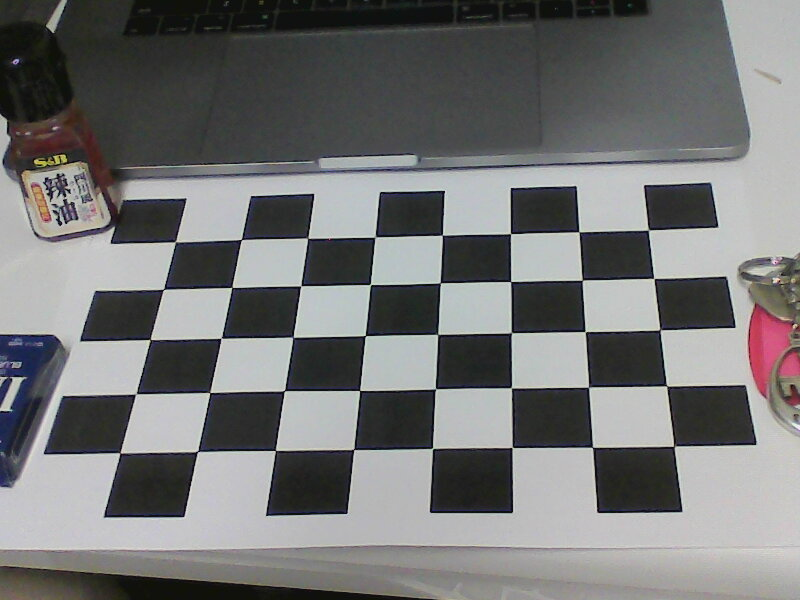
#> input picture calibration_images/2020-02-09-195455.jpg, 800 x 600 px; its folder holds 4 pictures in this run
$ python PoseEstimation.py calibration_images/2020-02-09-195455.jpg
#> lines starting #> are read from the running program, lines starting #| are printed output that depends on the picture

import numpy as np
import cv2
import cv2.aruco as aruco
import glob
import sys

if len(sys.argv) < 2:
    print("Usage: ./PoseEsimation <image_path> ... <image_path>")
    print("There are images for testing in test_images folder")
    sys.exit()

image_paths_test = sys.argv[1:]

####---------------------- CALIBRATION ---------------------------
#### Calibrate the camera with images in calibration_images folder

# max_iteration = 100
# epsilon = 0.0001
# because we want more accuracy
criteria = (cv2.TERM_CRITERIA_EPS + cv2.TERM_CRITERIA_MAX_ITER, 100, 0.0001)

# size of the chessboard (number of the inner conrners) and the board length of a single square
chessboard_size = [8,5,0.03]
# size of the marker, to get the tvec
marker_size = 0.125

# provide the coordinate of the corner in 3d space
object_points = np.zeros((chessboard_size[0]*chessboard_size[1],3), np.float32)
object_points[:,:2] = np.mgrid[0:chessboard_size[0],0:chessboard_size[1]].T.reshape(-1,2)*chessboard_size[2]

# arrays to store object points and image points from all the images.
points_3d = [] # 3d point in real world space
points_2d = [] # 2d points in image plane.

# iterating through all calibration imagesin the folder
image_paths = glob.glob('calibration_images/*.jpg')
if len(image_paths)==0:
    print("Cannot find calibration files.")
    print("Please make sure 'calibration_images' folder is in the same directory.")
    sys.exit()

for fname in image_paths:

    image = cv2.imread(fname)
#> image is the input picture: shape (600, 800, 3); mean B, G, R 116.2, 116.2, 115.8
    # convert into gray image
    image_gray = cv2.cvtColor(image,cv2.COLOR_BGR2GRAY)
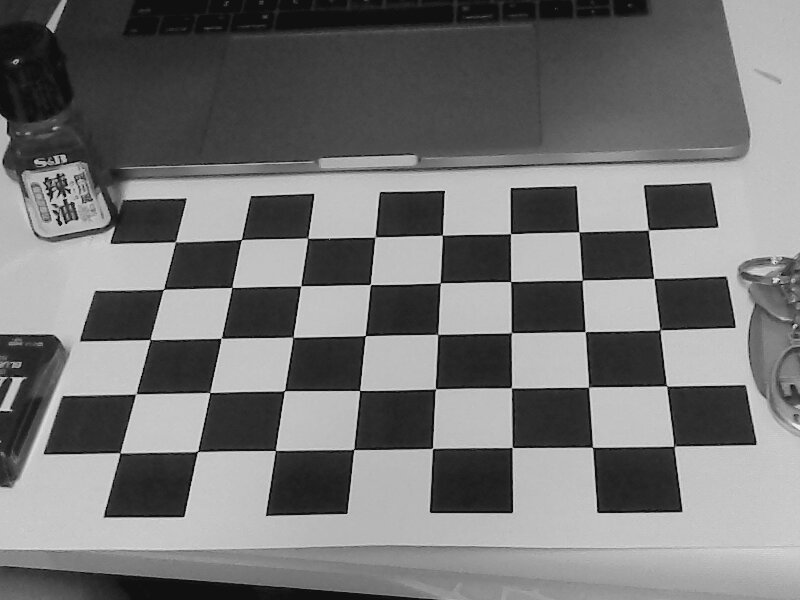
#> image_gray: shape (600, 800); min 1, max 244, mean 116.1

    # look for corners
    is_pattern_found, corners = cv2.findChessboardCorners(image_gray, (chessboard_size[0],chessboard_size[1]),None)
#> is_pattern_found = True; corners = 40 rows, first 8: [175.1, 241.6], [241.4, 239.5], [307.6, 238.2], [375.2, 236.8], [442.1, 235], [510.6, 233.6], [578.8, 231.7], [648.6, 229.9]

    if is_pattern_found == True:
        # add 3d coordinate
        points_3d.append(object_points)

        # Refine the corners of the detected corners
        # cv2.cornerSubPix(image,corners_initial,search_window_size,zero_zone,criteria)
        corners2 = cv2.cornerSubPix(image_gray,corners,(11,11),(-1,-1),criteria)
#> corners2 = 40 rows, first 8: [175.4, 241.9], [241.4, 239.5], [307.6, 238.1], [375.1, 237], [442.4, 235.3], [510.5, 233.7], [578.9, 231.8], [648.2, 230]
        points_2d.append(corners2)


        # draw and show the corners
        #image = cv2.drawChessboardCorners(image, (chessboard_size[0],chessboard_size[1]), corners2,is_pattern_found)
        # cv2.imshow('fname',image)
        # cv2.waitKey(0)
    else:
        print("Cannot find a chessboard in calibration.")
#> pass 2 of the loop `for fname in image_paths:`:
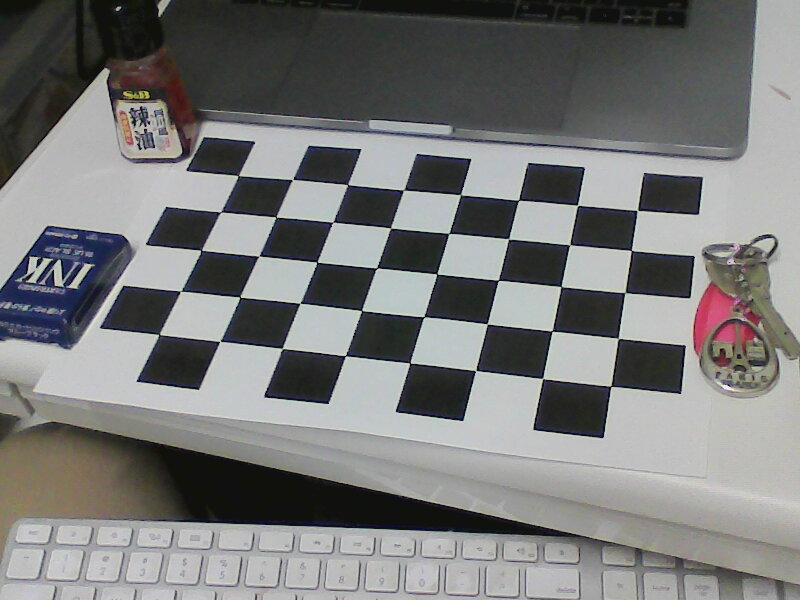
#> input picture calibration_images/2020-02-09-195505.jpg, 800 x 600 px
#> image is the input picture: shape (600, 800, 3); mean B, G, R 120.7, 121.1, 120.7
#> `image_gray = cv2.cvtColor(image,cv2.COLOR_BGR2GRAY)`:
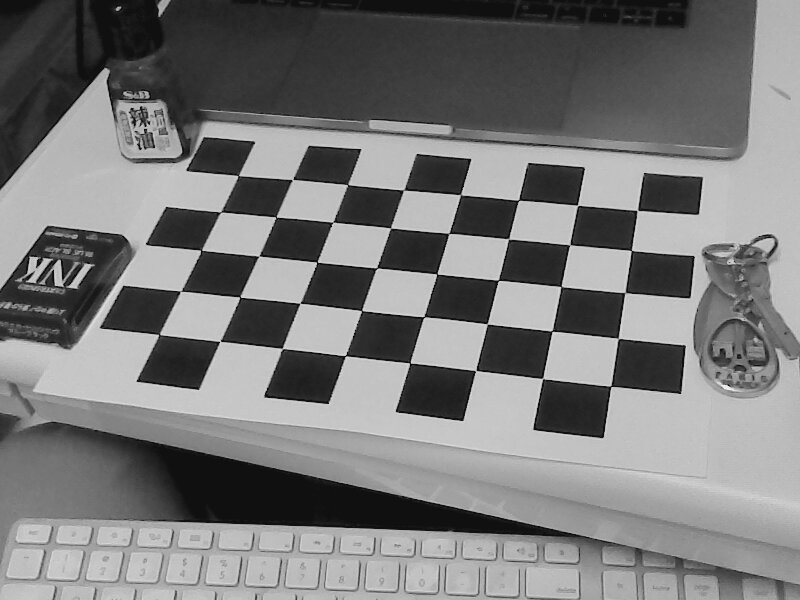
#> image_gray: shape (600, 800); min 1, max 246, mean 121
#> `is_pattern_found, corners = cv2.findChessboardCorners(image_gray, (che..`: corners = 40 rows, first 8: [238.1, 175.6], [292.6, 179.5], [347.7, 184.5], [403.5, 190], [460.5, 194.4], [518.8, 200.2], [577.6, 205.4], [637.4, 210.3]
#> corners2 = 40 rows, first 8: [238.3, 175.6], [292.5, 179.4], [347.5, 184.5], [403.6, 190.1], [460.5, 194.7], [518.4, 200.3], [577.4, 205.2], [637.3, 210.4]
#> pass 3 of the loop `for fname in image_paths:`:
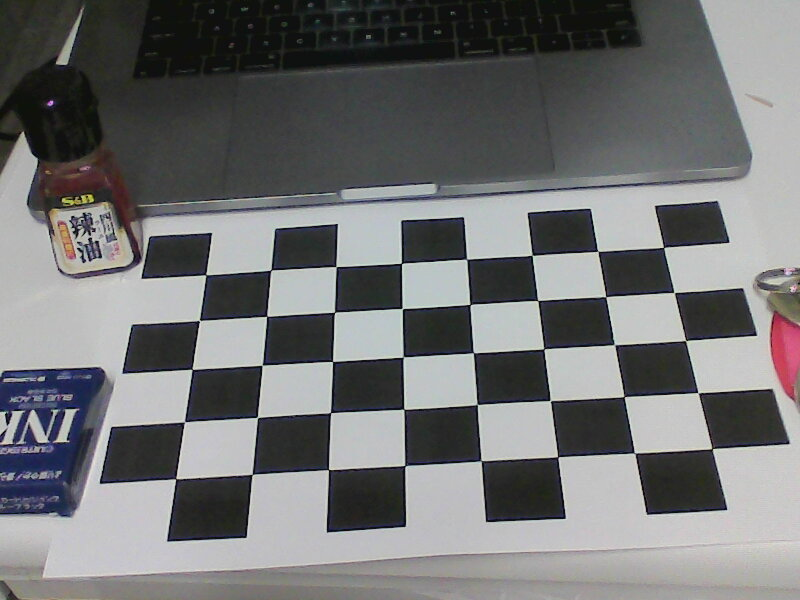
#> input picture calibration_images/2020-02-09-195512.jpg, 800 x 600 px
#> image is the input picture: shape (600, 800, 3); mean B, G, R 114.9, 114.3, 113.6
#> `image_gray = cv2.cvtColor(image,cv2.COLOR_BGR2GRAY)`:
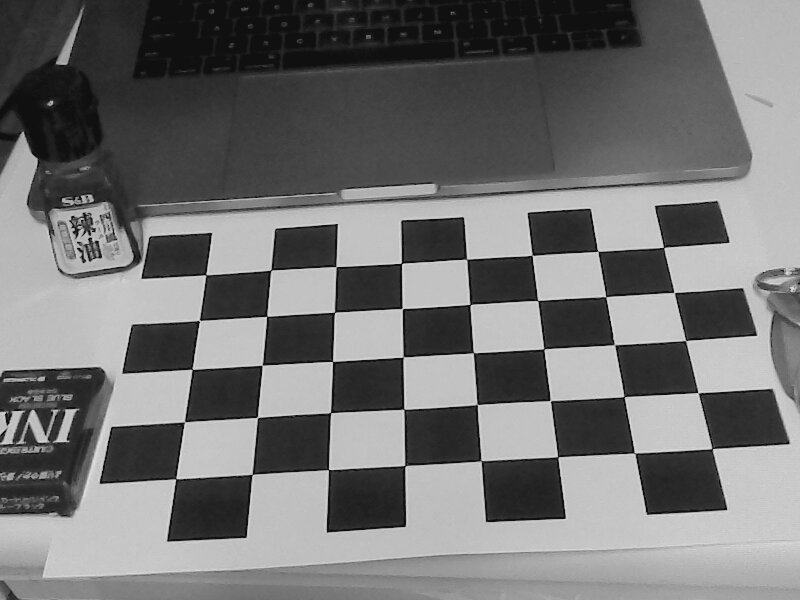
#> image_gray: shape (600, 800); min 1, max 228, mean 114.1
#> `is_pattern_found, corners = cv2.findChessboardCorners(image_gray, (che..`: corners = 40 rows, first 8: [205.7, 274.7], [270.8, 270.1], [336.1, 266.7], [401.4, 263.4], [466.5, 259.3], [532, 255.1], [598, 251.2], [663.5, 247.5]
#> corners2 = 40 rows, first 8: [205.7, 274.7], [270.8, 269.9], [336, 266.6], [401.5, 263.2], [466.6, 259.2], [532.1, 255.3], [597.6, 251.4], [663.5, 247.3]
#> the loop made 4 passes; the first 3 are shown

# calibrate the camera
_, camera_matrix, distortion, rvecs, tvecs = cv2.calibrateCamera(points_3d, points_2d, image_gray.shape[::-1],None,None)
# [8 lines of commented-out code are left out]

for fname in image_paths_test:
    image = cv2.imread(fname)
    if image is None:
        print("Cannot find image "+fname)
        print("Press any button to continue")
        cv2.waitKey(0)
        continue
    image_gray = cv2.cvtColor(image,cv2.COLOR_BGR2GRAY)

    # Size: 6X6
    # depends on which dictionary the marker belongs to
    aruco_dict = aruco.Dictionary_get(aruco.DICT_4X4_50)

    # parameters for the detector
    parameters = aruco.DetectorParameters_create()

    #detect the marker
    corners, ids, _ = aruco.detectMarkers(image_gray, aruco_dict, parameters=parameters)
#> corners = (); ids = None

    # font of text
    font = cv2.FONT_HERSHEY_SIMPLEX

    if np.all(ids != None):
        # aruco.estimatePoseSingleMarkers(corners,markerLength camera_matrix,distCoeffs)
        rvec, tvec ,_ = aruco.estimatePoseSingleMarkers(corners, marker_size, camera_matrix, distortion)

        # print result for each image
        print('for image',fname)
        print("rvec is", rvec[0])
        print("tvec is", tvec[0]) # because there will be only one marker in the image (task)

        # draw axis
        aruco.drawAxis(image, camera_matrix, distortion, rvec[0], tvec[0], 0.05)
        # draw a square around the markers
        aruco.drawDetectedMarkers(image, corners)

    else:
        print("The marker is not found in the image.",fname)

    # display the resulting image
    cv2.imshow('Result',image)
    cv2.waitKey(0)

# Reference
# https://docs.opencv.org/master/d9/d6d/tutorial_table_of_content_aruco.html
